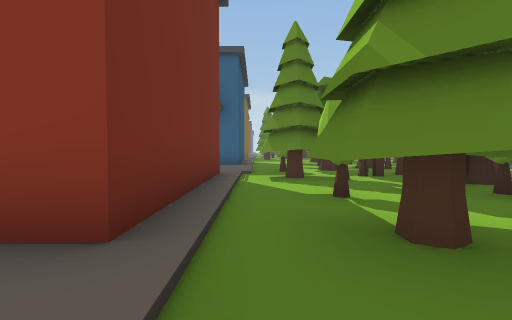
View 1 (above)

24 first-person views from a walk through a Unity game level. The camera is 1.3 m above the floor, tilts 2° down and sees 85° across. The floor is counted in squares, 2 m on a side. Each view is taken from the middle of a square. On the plan, view 1 faces up. The plan holds only what a view shows up to about 9 squares ahead; the rest is blank. The place goes on beyond the plan. The player character is not drawn.

View 2
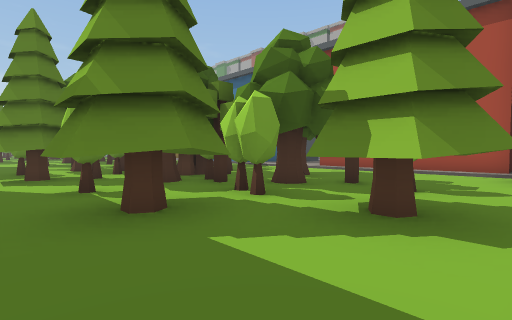

View 3
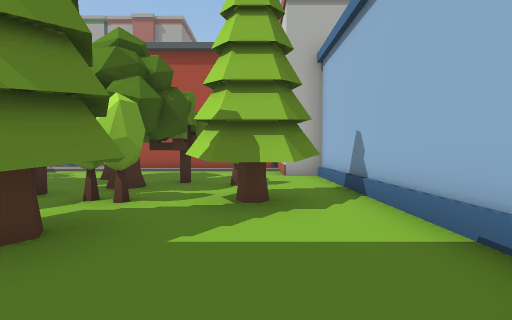

View 4
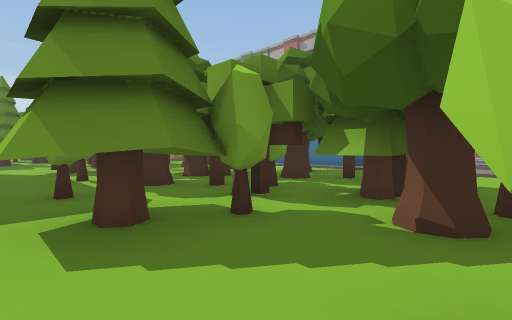

View 5
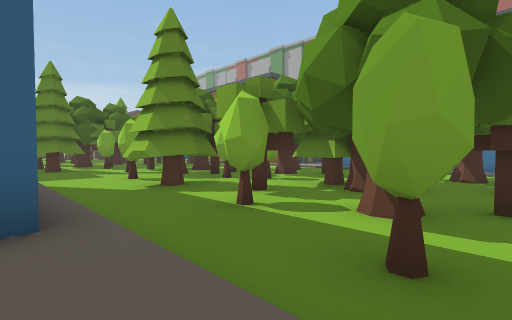

View 6
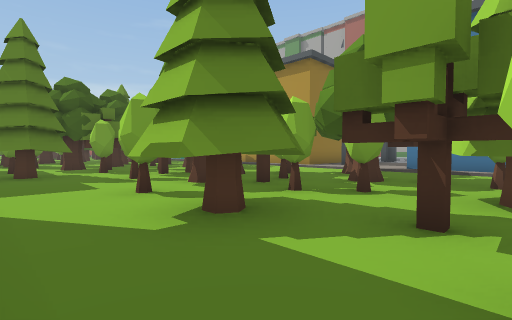

View 7
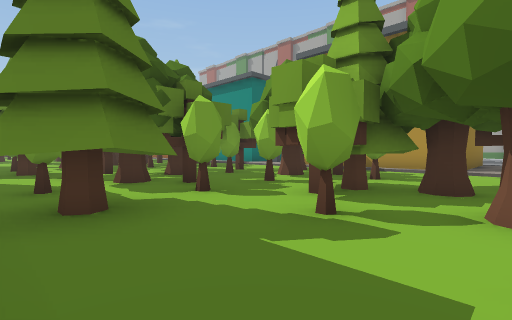

View 8
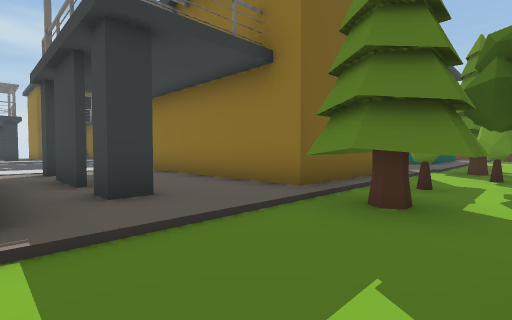

View 9
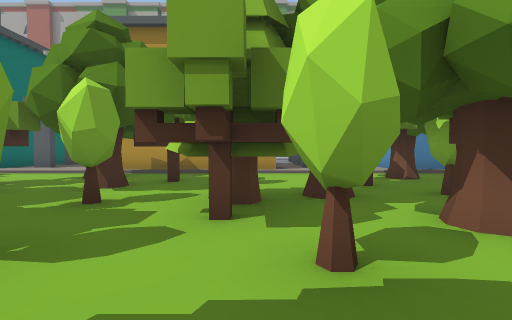

View 10
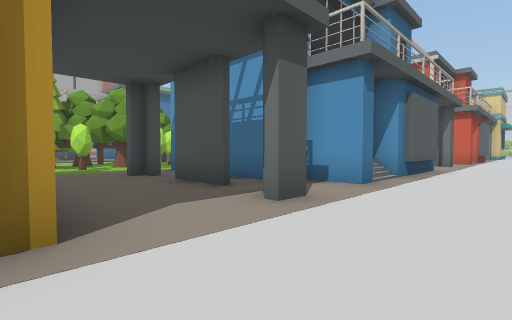

View 11
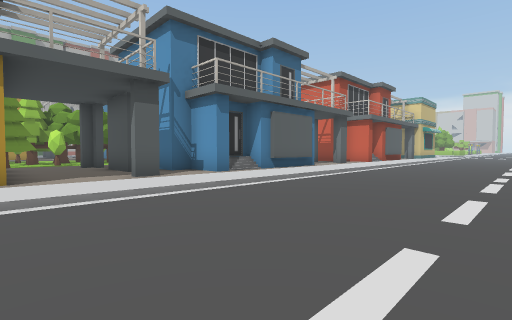

View 12
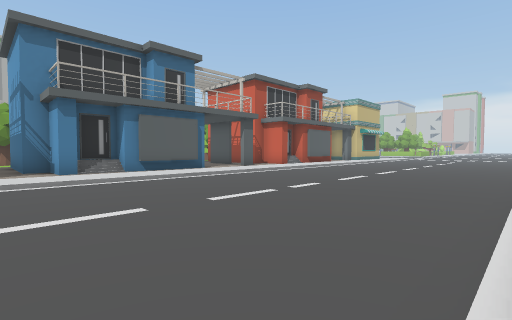

View 13
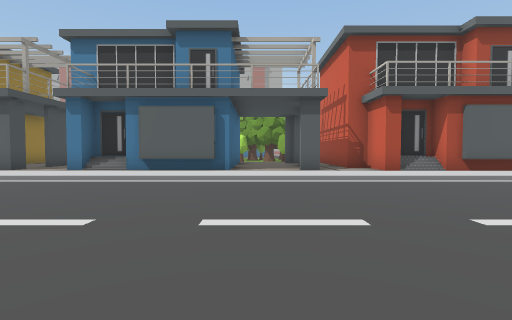

View 14
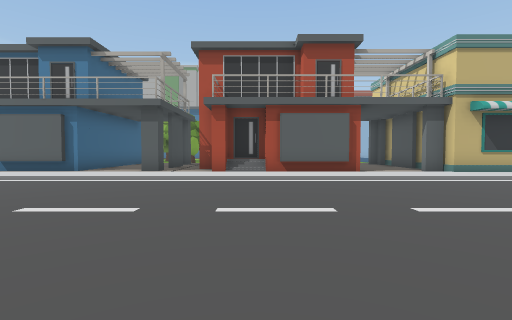

View 15
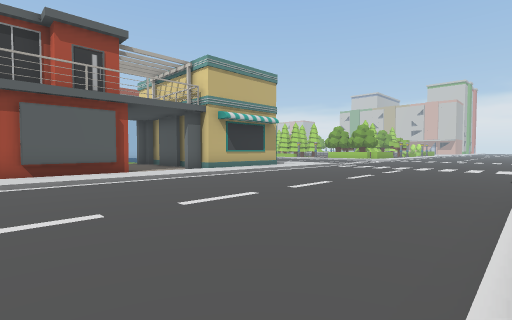

View 16
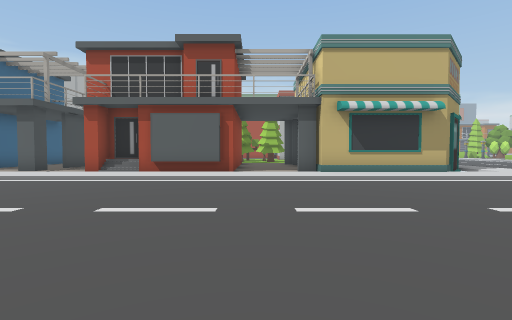

View 17
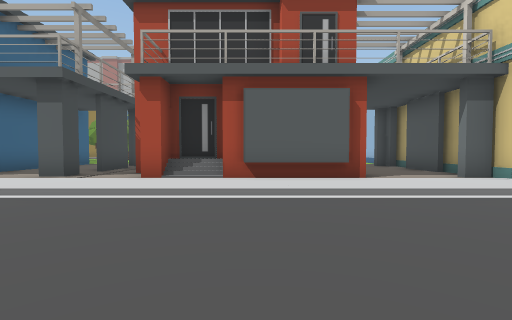

View 18
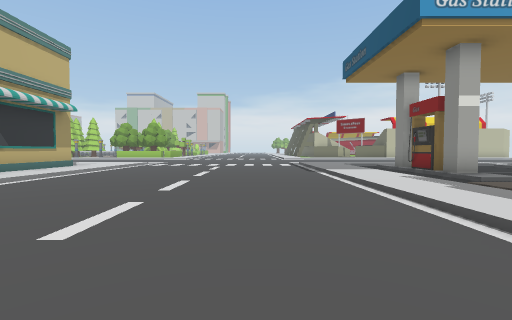

View 19
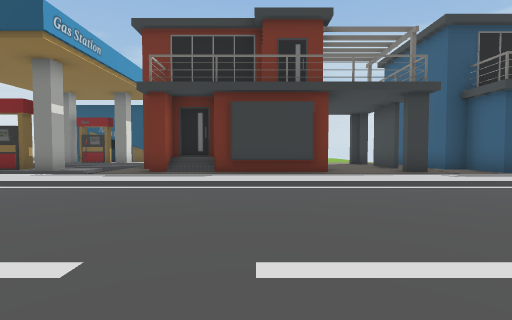

View 20
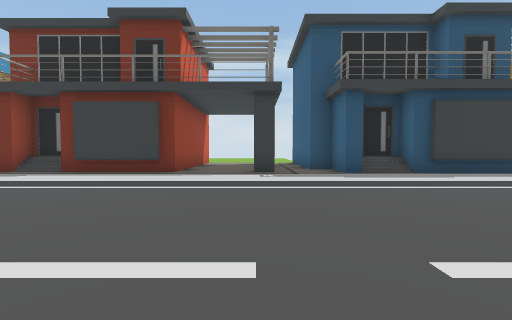

View 21
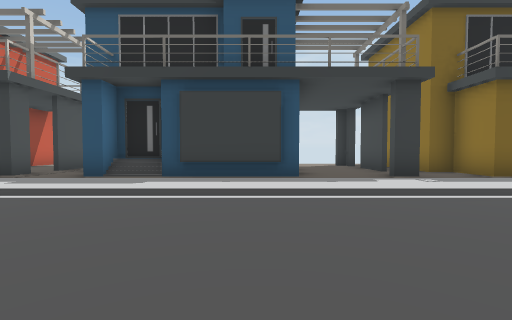

View 22
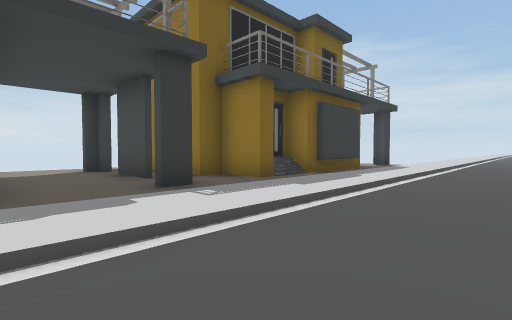

View 23
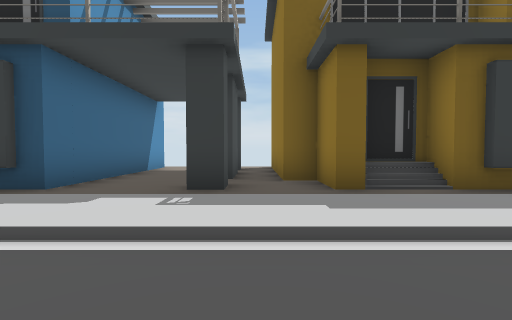

View 24
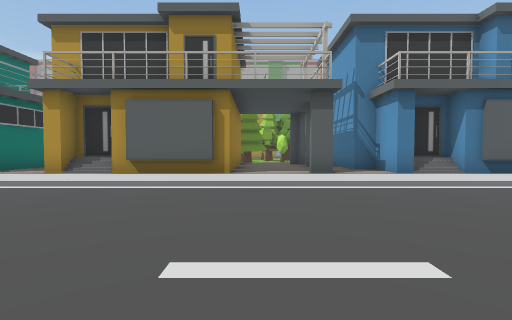

### Floor plan
Key: @ floor where view 1 was taken; # wall or solid block; x gap in a wall; . main floor; : floor 0.25 m higher than the main floor; / step, stairs or slope; ^ raised ledge; B bush; T tree; U building; O other object.
Columns run from 22 left of view 1 to 11 right of it. Each row starts with its distance up from view 1.
 23      #:/..   .///#   # BB TBT../
 22      #:/..  ../:##   # BTT.B..O/#
 21     ##:/.. .../:#    #BB.T..T../#
 20     ##:/....../:######TT.BBBTT./#
 19     ##:/....../:::::::TT..TTBT./#
 18      #//....../:::::::/..BTTB../##
 17 ######:/....../:#:###:/....T.../::
 16 :::::://....../:::####/..T..T.
 15 ######:/....../:/##   /.B.TB..T/
 14      #:/......///#    /TTBB.T../:
 13      #:/....../:##    /TTTBBTT./#
 12     ##:/....../:#     /..TTTBT./#
 11     ##:/....../:######/.B.TTB
 10    ###:/....../::::  :/...TO ../
  9   ####:/....../::::: :/BTT.O.T./#
  8    ::x:/....../:#:## :/B.TBTT..
  7    :: :/....../::##  #TTB B.T.
  6    ###:/....../:##   #.TBTTOO..
  5      #:/......///#   #...TOT...
  4      #:/....../:##   #.B..B.T.
  3     ##:/....../:#    #.T.BTT...
  2    ###:/....../:#   ##.TTBTT...#
  1    #:x:/....../::::  :.T.T T...#
  0    ///:/....../::::: :@..TTB...#
 -1    .:.:/....../:####  ...T...^###
 -2    .#.:/....../:#      UUUUUU#
 -3     #.:/....../:#
 -4     #. /....../:#
 -5        /...  ./:#

Positions as (right, up) in squares from view 1, and headings:
1: (0, 0), facing up
2: (0, -1), facing up-right
3: (-1, 0), facing right
4: (0, 4), facing up-right
5: (-1, 8), facing up-right
6: (0, 11), facing up-right
7: (0, 16), facing up-right
8: (2, 16), facing up-left
9: (1, 18), facing right
10: (-8, 20), facing down-right
11: (-12, 20), facing down-right
12: (-15, 17), facing down-right
13: (-14, 10), facing right
14: (-15, 5), facing right
15: (-15, 5), facing down-right
16: (-15, 1), facing right
17: (-12, 4), facing right
18: (-13, 5), facing down
19: (-10, 4), facing left
20: (-10, 8), facing left
21: (-11, 14), facing left
22: (-13, 15), facing up-left
23: (-13, 18), facing left
24: (-13, 19), facing right
